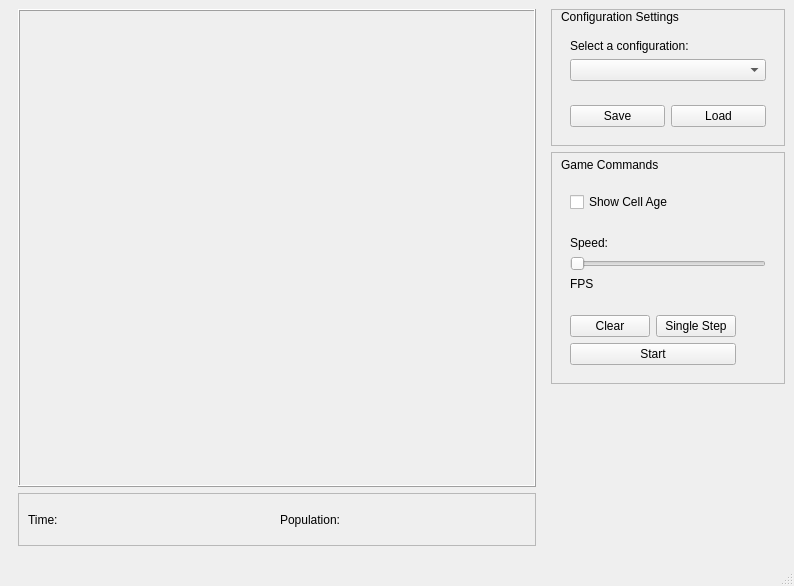
<?xml version="1.0" encoding="UTF-8"?>
<ui version="4.0">
 <class>MainWindow</class>
 <widget class="QMainWindow" name="MainWindow">
  <property name="geometry">
   <rect>
    <x>0</x>
    <y>0</y>
    <width>794</width>
    <height>586</height>
   </rect>
  </property>
  <property name="sizePolicy">
   <sizepolicy hsizetype="Preferred" vsizetype="Preferred">
    <horstretch>0</horstretch>
    <verstretch>20</verstretch>
   </sizepolicy>
  </property>
  <property name="windowTitle">
   <string>Conoway's Game of Life</string>
  </property>
  <widget class="QWidget" name="centralwidget">
   <property name="enabled">
    <bool>true</bool>
   </property>
   <property name="autoFillBackground">
    <bool>false</bool>
   </property>
   <layout class="QGridLayout" name="gridLayout_3">
    <item row="0" column="1">
     <layout class="QGridLayout" name="gridLayout_2">
      <item row="1" column="0">
       <widget class="QFrame" name="frame_2">
        <property name="sizePolicy">
         <sizepolicy hsizetype="Preferred" vsizetype="Preferred">
          <horstretch>0</horstretch>
          <verstretch>20</verstretch>
         </sizepolicy>
        </property>
        <property name="frameShape">
         <enum>QFrame::StyledPanel</enum>
        </property>
        <layout class="QGridLayout" name="gridLayout_6">
         <property name="topMargin">
          <number>0</number>
         </property>
         <item row="1" column="0" colspan="2">
          <widget class="QWidget" name="widget_5" native="true">
           <layout class="QGridLayout" name="gridLayout_11">
            <item row="0" column="0">
             <widget class="QLabel" name="lbl_selectconf">
              <property name="sizePolicy">
               <sizepolicy hsizetype="Preferred" vsizetype="Preferred">
                <horstretch>0</horstretch>
                <verstretch>0</verstretch>
               </sizepolicy>
              </property>
              <property name="text">
               <string>Select a configuration:</string>
              </property>
             </widget>
            </item>
            <item row="1" column="0">
             <widget class="QComboBox" name="combobox_configurations">
              <property name="maxVisibleItems">
               <number>5</number>
              </property>
              <property name="sizeAdjustPolicy">
               <enum>QComboBox::AdjustToMinimumContentsLength</enum>
              </property>
             </widget>
            </item>
           </layout>
          </widget>
         </item>
         <item row="2" column="0" colspan="2">
          <widget class="QWidget" name="widget_4" native="true">
           <layout class="QGridLayout" name="gridLayout_7">
            <item row="0" column="1">
             <widget class="QPushButton" name="button_load">
              <property name="text">
               <string>Load</string>
              </property>
             </widget>
            </item>
            <item row="0" column="0">
             <widget class="QPushButton" name="button_save">
              <property name="text">
               <string>Save</string>
              </property>
             </widget>
            </item>
           </layout>
          </widget>
         </item>
         <item row="0" column="0">
          <widget class="QLabel" name="lbl_config">
           <property name="text">
            <string>Configuration Settings</string>
           </property>
          </widget>
         </item>
        </layout>
       </widget>
      </item>
      <item row="4" column="0">
       <widget class="QWidget" name="widget_2" native="true">
        <property name="sizePolicy">
         <sizepolicy hsizetype="Preferred" vsizetype="Preferred">
          <horstretch>0</horstretch>
          <verstretch>30</verstretch>
         </sizepolicy>
        </property>
        <layout class="QGridLayout" name="gridLayout"/>
       </widget>
      </item>
      <item row="3" column="0">
       <widget class="QFrame" name="frame">
        <property name="sizePolicy">
         <sizepolicy hsizetype="Preferred" vsizetype="Preferred">
          <horstretch>0</horstretch>
          <verstretch>30</verstretch>
         </sizepolicy>
        </property>
        <property name="contextMenuPolicy">
         <enum>Qt::PreventContextMenu</enum>
        </property>
        <property name="frameShape">
         <enum>QFrame::StyledPanel</enum>
        </property>
        <layout class="QGridLayout" name="gridLayout_4">
         <property name="topMargin">
          <number>0</number>
         </property>
         <item row="0" column="1">
          <widget class="QToolButton" name="button_info">
           <property name="styleSheet">
            <string notr="true"> border-radius:50px;
 max-width:24px;
 max-height:24px;
 min-width:24px;
 min-height:24px;
 background: transparent;</string>
           </property>
           <property name="text">
            <string/>
           </property>
           <property name="autoRaise">
            <bool>true</bool>
           </property>
          </widget>
         </item>
         <item row="0" column="0">
          <widget class="QLabel" name="lbl_gamecommands">
           <property name="text">
            <string>Game Commands</string>
           </property>
          </widget>
         </item>
         <item row="3" column="0">
          <widget class="QWidget" name="widget_7" native="true">
           <layout class="QGridLayout" name="gridLayout_10">
            <item row="1" column="0" colspan="2">
             <widget class="QPushButton" name="button_start">
              <property name="text">
               <string>Start</string>
              </property>
             </widget>
            </item>
            <item row="0" column="0">
             <widget class="QPushButton" name="button_clear">
              <property name="text">
               <string>Clear</string>
              </property>
             </widget>
            </item>
            <item row="0" column="1">
             <widget class="QPushButton" name="button_singlestep">
              <property name="text">
               <string>Single Step</string>
              </property>
             </widget>
            </item>
           </layout>
          </widget>
         </item>
         <item row="1" column="0">
          <widget class="QWidget" name="widget_3" native="true">
           <layout class="QGridLayout" name="gridLayout_8">
            <item row="0" column="0">
             <widget class="QCheckBox" name="checkbox_age">
              <property name="text">
               <string>Show Cell Age</string>
              </property>
             </widget>
            </item>
           </layout>
          </widget>
         </item>
         <item row="2" column="0" colspan="2">
          <widget class="QWidget" name="widget_6" native="true">
           <layout class="QGridLayout" name="gridLayout_9">
            <item row="0" column="0">
             <widget class="QLabel" name="lbl_speed">
              <property name="text">
               <string>Speed:</string>
              </property>
             </widget>
            </item>
            <item row="1" column="0">
             <widget class="QSlider" name="slider_speed">
              <property name="orientation">
               <enum>Qt::Horizontal</enum>
              </property>
             </widget>
            </item>
            <item row="2" column="0">
             <widget class="QLabel" name="lbl_fps">
              <property name="text">
               <string>FPS</string>
              </property>
             </widget>
            </item>
           </layout>
          </widget>
         </item>
        </layout>
       </widget>
      </item>
     </layout>
    </item>
    <item row="0" column="0">
     <widget class="QWidget" name="widget_10" native="true">
      <property name="sizePolicy">
       <sizepolicy hsizetype="Preferred" vsizetype="Preferred">
        <horstretch>60</horstretch>
        <verstretch>0</verstretch>
       </sizepolicy>
      </property>
      <layout class="QGridLayout" name="gridLayout_5">
       <property name="topMargin">
        <number>0</number>
       </property>
       <item row="1" column="0">
        <widget class="QFrame" name="frame_11">
         <property name="sizePolicy">
          <sizepolicy hsizetype="Preferred" vsizetype="Preferred">
           <horstretch>0</horstretch>
           <verstretch>10</verstretch>
          </sizepolicy>
         </property>
         <property name="frameShape">
          <enum>QFrame::StyledPanel</enum>
         </property>
         <layout class="QGridLayout" name="gridLayout_13">
          <item row="0" column="0">
           <widget class="QLabel" name="lbl_time">
            <property name="text">
             <string>Time:</string>
            </property>
           </widget>
          </item>
          <item row="0" column="1">
           <widget class="QLabel" name="lbl_population">
            <property name="text">
             <string>Population:</string>
            </property>
           </widget>
          </item>
         </layout>
        </widget>
       </item>
       <item row="0" column="0">
        <widget class="QFrame" name="frame_gamegrid">
         <property name="sizePolicy">
          <sizepolicy hsizetype="Preferred" vsizetype="Preferred">
           <horstretch>0</horstretch>
           <verstretch>90</verstretch>
          </sizepolicy>
         </property>
         <property name="frameShape">
          <enum>QFrame::Box</enum>
         </property>
         <property name="frameShadow">
          <enum>QFrame::Raised</enum>
         </property>
         <layout class="QFormLayout" name="game_frame">
          <property name="sizeConstraint">
           <enum>QLayout::SetNoConstraint</enum>
          </property>
          <property name="horizontalSpacing">
           <number>6</number>
          </property>
          <property name="leftMargin">
           <number>0</number>
          </property>
          <property name="topMargin">
           <number>0</number>
          </property>
          <property name="rightMargin">
           <number>0</number>
          </property>
          <property name="bottomMargin">
           <number>0</number>
          </property>
         </layout>
        </widget>
       </item>
      </layout>
     </widget>
    </item>
   </layout>
  </widget>
  <widget class="QStatusBar" name="statusbar"/>
 </widget>
 <resources/>
 <connections/>
</ui>
